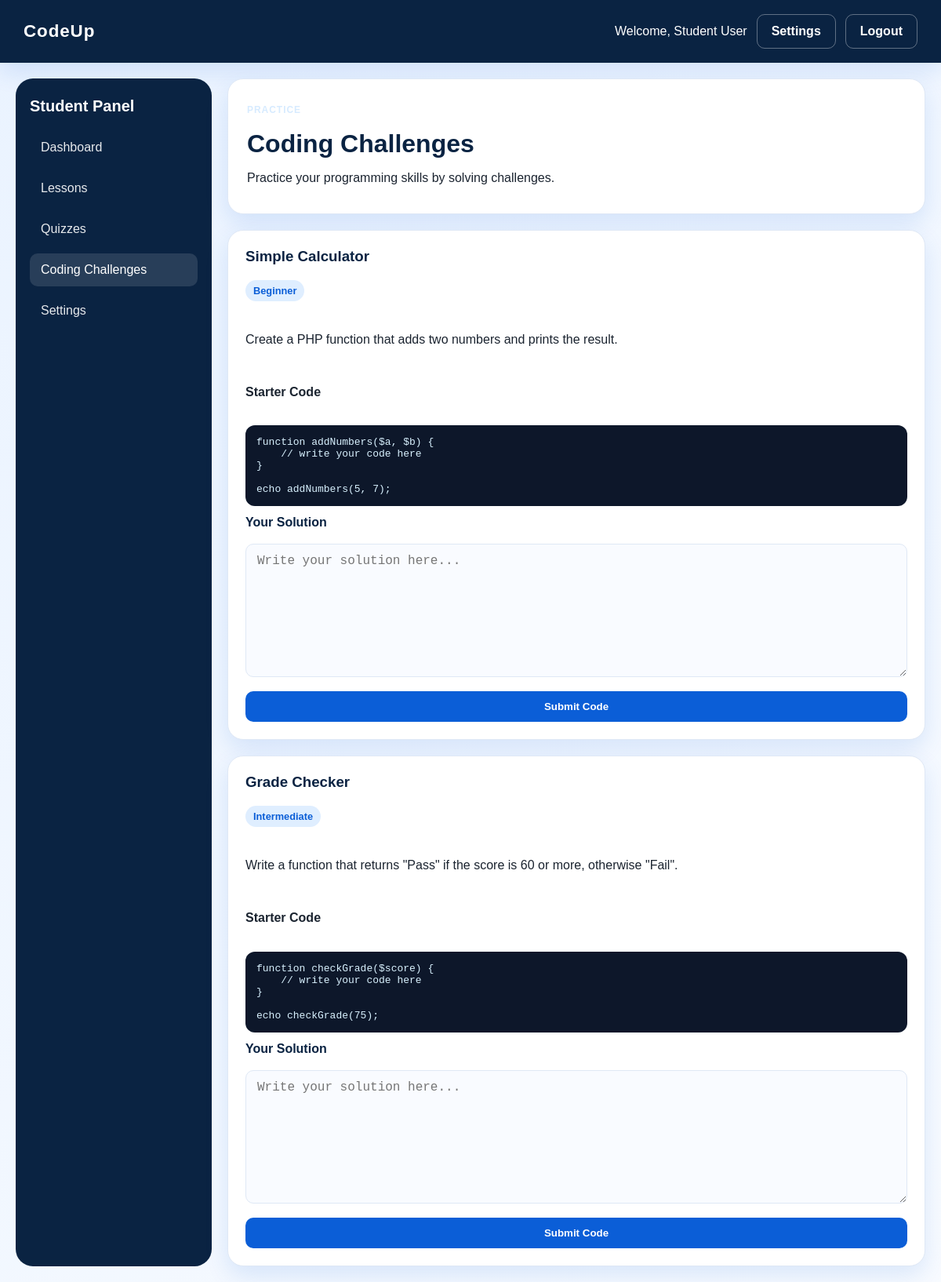
The app's page /student/challenges.php (signed in) with its own data.
### tables this page shows
CREATE TABLE users (
  id INT AUTO_INCREMENT PRIMARY KEY,
  name VARCHAR(150) NOT NULL,
  email VARCHAR(150) NOT NULL UNIQUE,
  password VARCHAR(255) NOT NULL,
  role ENUM('admin','teacher','student') NOT NULL,
  status ENUM('active','inactive') DEFAULT 'active',
  created_at TIMESTAMP DEFAULT CURRENT_TIMESTAMP
);

CREATE TABLE coding_challenges (
  id INT AUTO_INCREMENT PRIMARY KEY,
  title VARCHAR(150) NOT NULL,
  description TEXT NOT NULL,
  difficulty VARCHAR(50) DEFAULT 'Beginner',
  lesson_id INT DEFAULT NULL,
  teacher_id INT DEFAULT NULL,
  starter_code TEXT,
  created_at TIMESTAMP DEFAULT CURRENT_TIMESTAMP,
  FOREIGN KEY (lesson_id) REFERENCES lessons(id) ON DELETE SET NULL,
  FOREIGN KEY (teacher_id) REFERENCES teachers(id) ON DELETE SET NULL
);

### includes/config.php (called while the page is built, shortened)
<?php
$host = 'localhost';
$user = 'root';
$pass = '';
$dbname = 'codeup';
try {
    $conn = new mysqli($host, $user, $pass, $dbname);
    $conn->set_charset('utf8mb4');
} catch (mysqli_sql_exception $exception) {
    error_log('Database connection failed: ' . $exception->getMessage());
    http_response_code(500);
    exit('Database connection failed. Check that MySQL is running, the credentials are correct, and the codeup database has been imported.');
}
function db()
{
    global $conn;
    return $conn;
}
function isLoggedIn()
{
    return isset($_SESSION['user_id']);
}
function currentUser()
{
    $stmt = db()->prepare('SELECT * FROM users WHERE id = ? LIMIT 1');
    $stmt->bind_param('i', $_SESSION['user_id']);
    $stmt->execute();
    $result = $stmt->get_result();
    return $result->fetch_assoc();
}

### student/challenges.php (the view, shortened to what this page needs)
<?php
require __DIR__ . '/../includes/config.php';
$challenges = db()->query(
    'SELECT id, title, description, difficulty, starter_code
     FROM coding_challenges
     ORDER BY created_at DESC'
);
include __DIR__ . '/../includes/header.php';
?>
<div class="dashboard-page">
    <aside class="sidebar">
        <h3>Student Panel</h3>
        <nav>
            <a href="dashboard.php">Dashboard</a>
            <a href="lessons.php">Lessons</a>
            <a href="quizzes.php">Quizzes</a>
            <a class="active" href="challenges.php">
                Coding Challenges
            </a>
            <a href="../settings.php">Settings</a>
        </nav>
    </aside>
    <main class="main-panel">
        <div class="page-header">
            <div>
                <p class="eyebrow">Practice</p>
                <h1>Coding Challenges</h1>
                <p>Practice your programming skills by solving challenges.</p>
            </div>
        </div>
        <?php if ($challenges->num_rows === 0): ?>
            <div class="card">
                <h3>No Coding Challenges Yet</h3>
                <p>
                    There are currently no coding challenges available.
                    Please check again later.
                </p>
            </div>
        <?php else: ?>
            <?php while ($challenge = $challenges->fetch_assoc()): ?>
                <div class="card challenge-card">
                    <div class="challenge-header">
                        <h3>
                            <?= htmlspecialchars(
                                $challenge['title'] ?? '',
                                ENT_QUOTES,
                                'UTF-8'
                            ); ?>
                        </h3>
                        <span class="tag">
                            <?= htmlspecialchars(
                                $challenge['difficulty'] ?? 'Beginner',
                                ENT_QUOTES,
                                'UTF-8'
                            ); ?>
                        </span>
                    </div>
                    <p>
                        <?= nl2br(
                            htmlspecialchars(
                                $challenge['description'] ?? '',
                                ENT_QUOTES,
                                'UTF-8'
                            )
                        ); ?>
                    </p>
                    <?php if (!empty($challenge['starter_code'])): ?>
                        <h4>Starter Code</h4>
                        <pre class="code-block"><code><?= htmlspecialchars(
                            $challenge['starter_code'],
                            ENT_QUOTES,
                            'UTF-8'
                        ); ?></code></pre>
                    <?php endif; ?>
                    <form method="POST" class="stack-form">
                        <label for="code-<?= (int) $challenge['id']; ?>">
                            Your Solution
                        </label>
                        <textarea
                            id="code-<?= (int) $challenge['id']; ?>"
                            name="code"
                            rows="8"
                            maxlength="50000"
                            placeholder="Write your solution here..."
                            required
                        ></textarea>
                        <button
                            type="submit"
                            name="submit_code"
                            value="1"
                            class="btn btn-primary"
                        >
                            Submit Code
                        </button>
                    </form>
                </div>
            <?php endwhile; ?>
        <?php endif; ?>
    </main>
</div>
<?php include __DIR__ . '/../includes/footer.php'; ?>

### includes/header.php (shortened to what this page needs)
<?php
require_once __DIR__ . '/config.php';
?>
<!DOCTYPE html>
<html lang="en">
<head>
    <link rel="stylesheet" href="<?= BASE_URL; ?>/assets/css/style.css">
</head>
<body>
    <?php if (isLoggedIn()): ?>
    <div class="topbar">
        <div class="brand-box">
            <strong>CodeUp</strong>
        </div>
        <div class="topbar-actions">
            <span>Welcome, <?= htmlspecialchars(currentUser()['name'] ?? 'User'); ?></span>
            <a href="<?= BASE_URL; ?>/settings.php" class="btn btn-outline">Settings</a>
            <a href="<?= BASE_URL; ?>/logout.php" class="btn btn-outline" data-logout-trigger>Logout</a>
        </div>
    </div>
    <?php endif; ?>
    <div class="page-shell">

### assets/css/style.css (style rules this page uses)
:root { --primary-blue: #0b5ed7; --primary-dark: #0a2342; --primary-soft: #edf4ff; --accent: #1d9bf0; --white: #ffffff; --text: #1b2430; --muted: #6b7280; --border: #dfe8f5; --success: #198754; --danger: #dc3545; --shadow: 0 12px 30px rgba(11, 94, 215, 0.12); }
* { box-sizing: border-box; }
body { margin: 0; font-family: Arial, sans-serif; background: linear-gradient(135deg, #eaf3ff 0%, #f8fbff 100%); color: var(--text); }
a { text-decoration: none; color: inherit; }
.page-shell { min-height: 100vh; padding: 20px; }
.topbar { display: flex; align-items: center; justify-content: space-between; background: var(--primary-dark); color: var(--white); padding: 18px 30px; box-shadow: var(--shadow); }
.brand-box { font-size: 1.4rem; letter-spacing: 0.04em; }
.topbar-actions { display: flex; align-items: center; gap: 12px; }
.btn { display: inline-flex; align-items: center; justify-content: center; border: none; border-radius: 10px; padding: 12px 18px; font-weight: 600; cursor: pointer; transition: 0.2s ease; }
.btn-primary { background: var(--primary-blue); color: var(--white); }
.btn-outline { background: transparent; border: 1px solid rgba(255,255,255,0.35); color: var(--white); }
.eyebrow { display: inline-block; letter-spacing: 0.08em; text-transform: uppercase; color: #d7ebff; font-size: 0.75rem; font-weight: bold; }
.feature-card, .card, .metric-card { background: var(--white); border: 1px solid var(--border); border-radius: 20px; box-shadow: var(--shadow); }
.auth-form, .stack-form { display: flex; flex-direction: column; gap: 18px; }
label { font-weight: 600; color: var(--primary-dark); }
input, select, textarea { width: 100%; border: 1px solid var(--border); border-radius: 10px; padding: 12px 14px; font-size: 1rem; background: #f9fbff; }
textarea { resize: vertical; min-height: 110px; }
.dashboard-page { display: grid; grid-template-columns: 250px 1fr; gap: 20px; min-height: 80vh; }
.sidebar { background: var(--primary-dark); color: var(--white); padding: 24px 18px; border-radius: 22px; }
.sidebar h3 { margin-top: 0; margin-bottom: 20px; font-size: 1.25rem; }
.sidebar nav { display: flex; flex-direction: column; gap: 10px; }
.sidebar nav a { display: block; padding: 12px 14px; border-radius: 10px; color: var(--white); opacity: 0.9; }
.sidebar nav a.active, .sidebar nav a:hover { background: rgba(255,255,255,0.12); opacity: 1; }
.main-panel { display: flex; flex-direction: column; gap: 20px; }
.page-header { display: flex; justify-content: space-between; align-items: center; background: var(--white); border: 1px solid var(--border); border-radius: 20px; padding: 20px 24px; box-shadow: var(--shadow); }
.page-header h1 { margin: 6px 0 0; color: var(--primary-dark); }
.card { padding: 22px; }
.card h3 { margin-top: 0; color: var(--primary-dark); }
.tag { display: inline-block; background: #dfeeff; color: var(--primary-blue); padding: 6px 10px; border-radius: 999px; font-size: 0.8rem; font-weight: bold; margin-bottom: 12px; }
.lesson-card, .challenge-card { display: flex; flex-direction: column; gap: 12px; }
.code-block { background: #0d172a; color: #d9f2ff; padding: 14px; border-radius: 12px; overflow-x: auto; margin: 0; }

### records on screen
users: name "Student User"
coding_challenges: title "Simple Calculator", difficulty "Beginner", description "Create a PHP function that adds two numbers and prints the result.", starter_code "function addNumbers($a, $b) { // write your code here } echo addNumbers(5, 7);", code "Write your solution here..."
coding_challenges: title "Grade Checker", difficulty "Intermediate", description "Write a function that returns \"Pass\" if the score is 60 or more, otherwise \"Fail\".", starter_code "function checkGrade($score) { // write your code here } echo checkGrade(75);", code "Write your solution here..."
